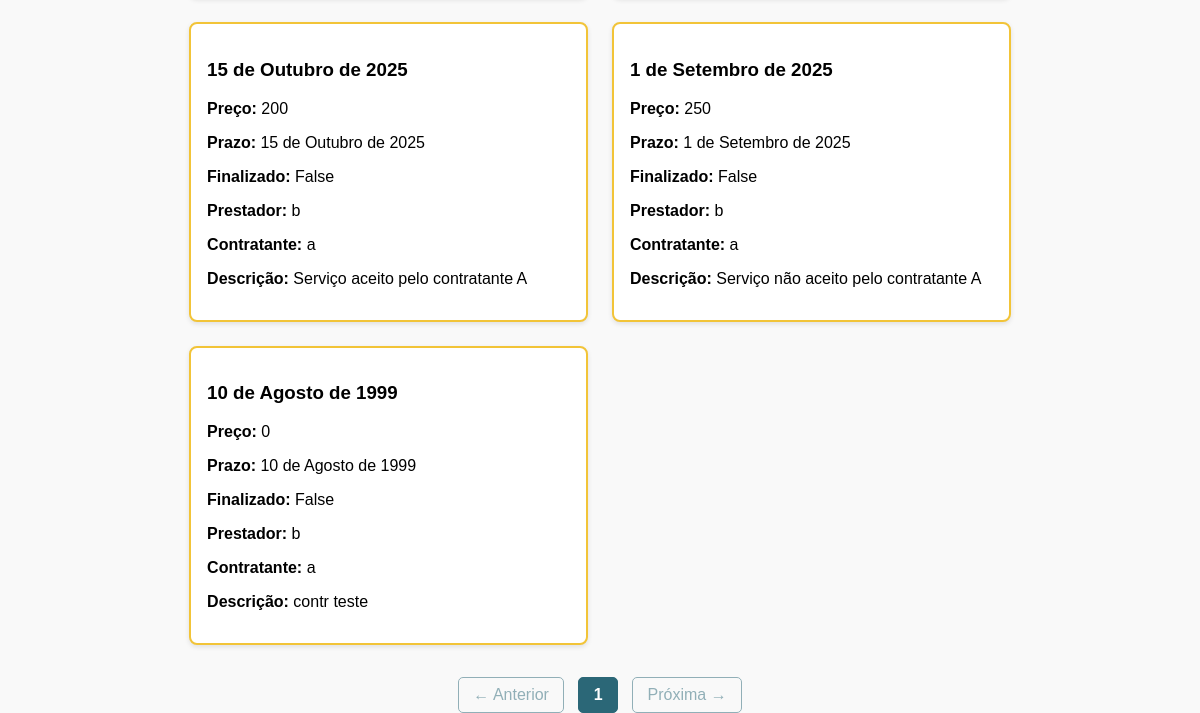
The page /historico/0 (signed in, lower part) on the database as committed earlier.
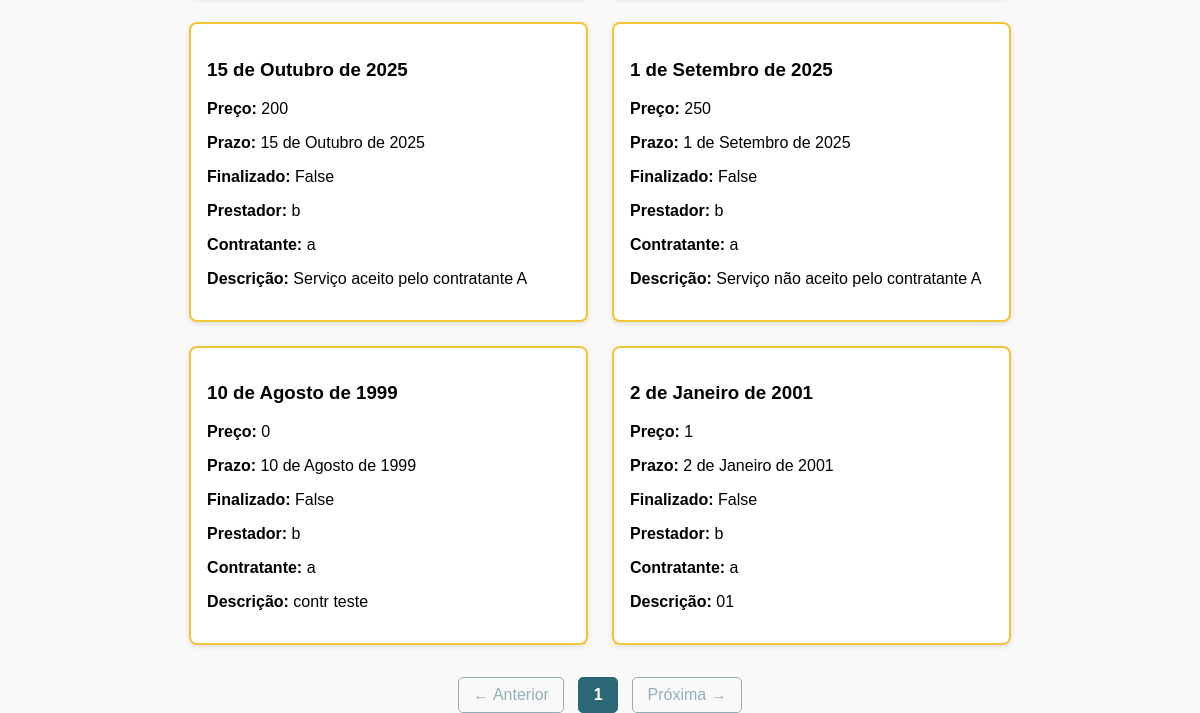
The same page on the database as committed later.
### usuarios/models.py (models this page shows)
class Contratacao(models.Model):
    preco = models.IntegerField(verbose_name="Preço", null=True)
    prazo = models.DateField(null=True)
    descricao = models.CharField(max_length=1000, verbose_name="Descrição")
    aceito = models.BooleanField(null=False)
    pendente = models.BooleanField(null=True)
    finalizado = models.BooleanField()
    prestador = models.ForeignKey(Usuario, on_delete=models.DO_NOTHING, related_name='prestador')
    contratante = models.ForeignKey(Usuario, on_delete=models.DO_NOTHING, related_name='contratante')

class Cadastro(models.Model):
    nome = models.CharField(max_length=64)
    email = models.CharField(max_length=64, unique = True)
    senha = models.CharField(max_length=64)
    telefone = models.CharField(max_length=64, unique=True)
    documento = models.CharField(max_length=64, unique=True)
    endereco = models.CharField(max_length=64)
    cidade = models.CharField(max_length=64)
    data_cadastro = models.DateField()
    class Meta:
        abstract = True

class Usuario(Cadastro):
    data_nascimento = models.DateField()
    is_banned = models.BooleanField(default = False)
    def historico(self, finalizado = True):
        como_contratante = set(self.contratante.filter(finalizado=finalizado))
        como_prestador = set(self.prestador.filter(finalizado=finalizado))
        return list(como_contratante | como_prestador)

### usuarios/views_contratacao.py (the view)
# urls.py: path('historico/<int:finalizado>', get_contratacoes, name='historico'),
def get_contratacoes(request, finalizado = 0):
    finalizado = bool(finalizado)
    strategy = get_strategy()
    email_logado = request.session.get('email')
    usuario = strategy.get_list(Usuario, {'email': email_logado})[0]
    if not email_logado:
        return render(request, 'index.html')
    filters_1 = {
        'aceito': True,
        'contratante__email': email_logado
    }
    filters_2 = {
        'aceito': True,
        'prestador__email': email_logado
    }
    query = request.GET.get('q', '')
    contratacoes_list = usuario.historico(finalizado)
    if query:
        contratacoes_list = [a for a in contratacoes_list if query.lower() in a.titulo.lower()
                         or query.lower() in a.descricao.lower()
                         or query.lower() in a.tags.lower()]
    paginator = Paginator(contratacoes_list, 12)
    page_number = request.GET.get('page')
    page_obj = paginator.get_page(page_number)
    return render(request, 'historico.html', {
        'page_obj': page_obj,
        'query': query,
        'usuario_logado': 'email' in request.session,
        'finalizado': int(finalizado)
    })

### usuarios/services.py (called while the page is built)
    def get_list(self, instance, filters=None):
        if filters:
            return instance.objects.filter(**filters)
        return instance.objects.all()

### usuarios/views_contratacao.py (called while the page is built)
def get_strategy():
    return ApiStrategy() if settings.USE_API else DjangoStrategy()

### usuarios/templates/historico.html (shortened to what this page needs)
{% load static %}
<!DOCTYPE html>
<html lang="pt-br">
<head>
    <link href="{% static 'css/anuncios.css' %}" rel="stylesheet">
</head>
{% include "header.html" %}
<body>
<div class="container">
    <div class="grid">
        {% for contratacao in page_obj %}
        <a href="{% url 'contratacao' contratacao.id %}" class="card-link" >
            <div class="card">
                <h3>{{ contratacao.prazo }}</h3>
                <p><strong>Preço:</strong> {{ contratacao.preco }}</p>
                <p><strong>Prazo:</strong> {{ contratacao.prazo }}</p>
                <p><strong>Finalizado:</strong> {{ contratacao.finalizado }}</p>
                <p><strong>Prestador:</strong> {{ contratacao.prestador.nome }}</p>
                <p><strong>Contratante:</strong> {{ contratacao.contratante.nome }}</p>
                <p><strong>Descrição:</strong> {{ contratacao.descricao }}</p>
            </div>
        </a>
        {% empty %}
            <p>Nenhuma contratação encontrada.</p>
        {% endfor %}
    </div>
    <div class="paginacao">
        {% if page_obj.has_previous %}
            <a href="?page={{ page_obj.previous_page_number }}">← Anterior</a>
        {% else %}
            <span class="disabled">← Anterior</span>
        {% endif %}
        {% for page_num in page_obj.paginator.page_range %}
            {% if page_num == page_obj.number %}
                <span class="current">{{ page_num }}</span>
            {% else %}
                <a href="?page={{ page_num }}">{{ page_num }}</a>
            {% endif %}
        {% endfor %}
        {% if page_obj.has_next %}
            <a href="?page={{ page_obj.next_page_number }}">Próxima →</a>
        {% else %}
            <span class="disabled">Próxima →</span>
        {% endif %}
    </div>
</div>
</body>
</html>

Rows that differ between the two databases and show on the page:
added Contratacao: prazo "2 de Janeiro de 2001", preco "1", finalizado "False", prestador.nome "b", contratante.nome "a", descricao "01"
